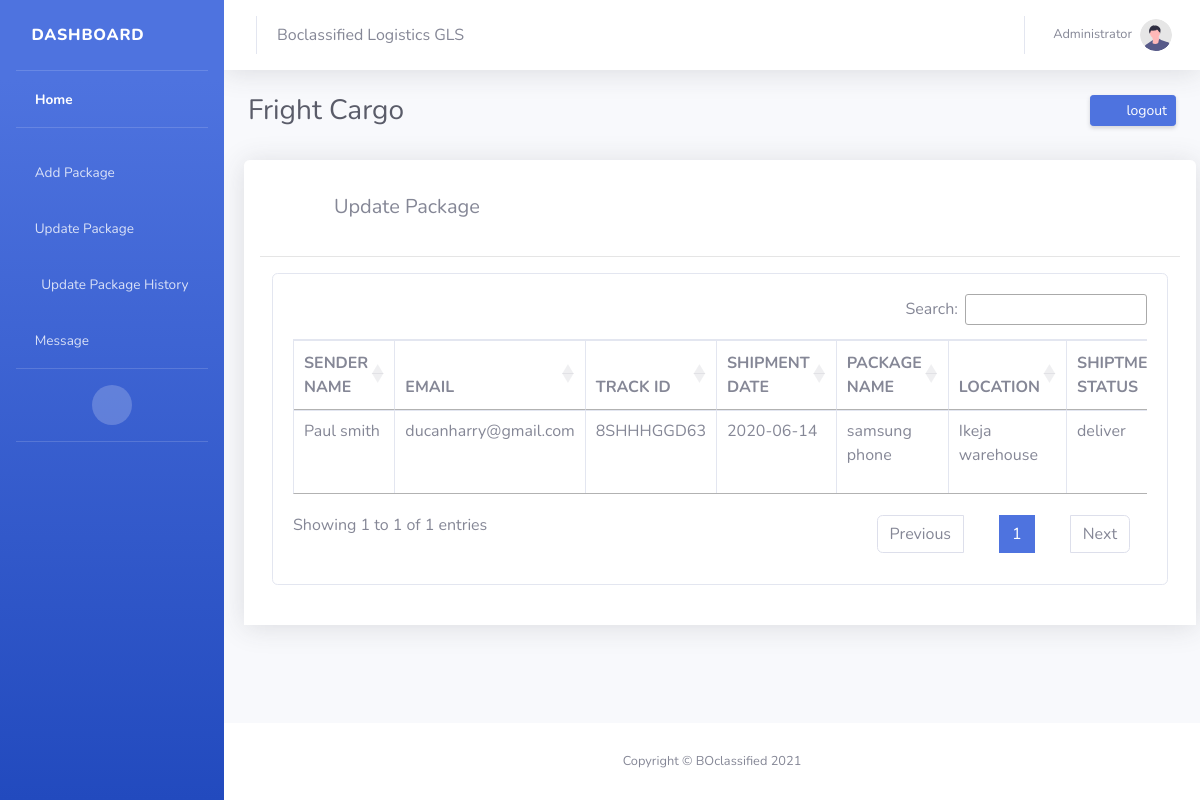
Screenshot of /admin/pages/card.php (signed in) with the database file from the repository.
### tables this page shows
CREATE TABLE `track` (
  `id` int(11) NOT NULL,
  `pname` varchar(100) NOT NULL,
  `shipdate` varchar(100) NOT NULL,
  `saddress` varchar(200) NOT NULL,
  `sname` varchar(200) NOT NULL,
  `raddress` varchar(200) NOT NULL,
  `rname` varchar(200) NOT NULL,
  `email` varchar(100) NOT NULL,
  `status` varchar(100) NOT NULL,
  `location` varchar(100) NOT NULL,
  `pdate` varchar(100) NOT NULL,
  `pid` varchar(100) NOT NULL,
  `edd` varchar(100) NOT NULL,
  `weight` varchar(100) NOT NULL,
  `servicetype` varchar(100) NOT NULL,
  `pdesc` varchar(100) NOT NULL,
  `qty` varchar(100) NOT NULL,
  `image` varchar(100) NOT NULL,
  `remark` varchar(100) NOT NULL
);

### admin/pages/card.php (the view, shortened to what this page needs)
<?php
if(isset($_SESSION['uid'])){
  include 'header.php';
}
else{
    header("location:../pages/login.php");
}
?>
  <link rel="stylesheet" type="text/css" href="https://cdn.datatables.net/1.10.19/css/jquery.dataTables.css">
  <link rel="stylesheet" href=" https://code.jquery.com/ui/1.12.1/themes/base/jquery-ui.css">
  <link rel="stylesheet" href=" https://cdn.datatables.net/1.10.19/css/dataTables.jqueryui.min.css">
  <link rel="stylesheet" href=" https://cdn.datatables.net/buttons/1.5.6/css/buttons.jqueryui.min.css">
  <link rel="stylesheet" href=" https://cdn.datatables.net/1.10.19/css/dataTables.bootstrap.min.css">
  <link rel="stylesheet" href=" https://cdn.datatables.net/buttons/1.5.6/css/buttons.bootstrap.min.css">
  <link rel="stylesheet" href="">
  </head>
  <body>
      <div class="container-fluid shadow h-100 py-2 rounded-top bg-white p-3 m-2" >
        <section class="section">
         <div class="d-sm-flex align-items-center justify-content-between mb-4">
            <h1><i class="fa fa-users ml-5" style="font-size:20px"></i> <span style="font-size:20px;">Update Package</span></h1>
          </div>
		  <hr>
          <div class="col-md-12 col-sm-12 col-sx-12">
                <div class="card mb-4">
          <div class="card-body">
               <div class="table-responsive" >
                     <table  class="table table-bordered bg-white" style="overflow-x: auto;overflow-y: hidden;" width="100%" cellspacing="0"  id="example">
                                    <thead>
                                        <tr>
                                            <th>SENDER NAME</th>
                                            <th>EMAIL</th>
                                             <th>TRACK ID</th>
                                            <th>SHIPMENT DATE </th>
                                            <th>PACKAGE NAME</th>
                                            <th>LOCATION </th>
                                            <th>SHIPTMENT STATUS</th>
                                        </tr>
                                    </thead>
                                    <tbody>
                                    <?php
                                    $sql= "SELECT * FROM track";
			  $result = mysqli_query($link,$sql);
			  if(mysqli_num_rows($result) > 0){
				  while($row = mysqli_fetch_assoc($result)){
				  ?>
                                        <tr class="odd gradeX">
                                      <form action="card.php" method="POST">
                                            <td><?php echo $row['sname'] ;?></td>
                                            <td><?php echo $row['email'];?></td>
                                            <td><?php echo $row['pid'];?></td>
                                            <td><?php echo $row['shipdate'];?></td>
                                                                                        <td><?php echo $row['pname'];?></td>
                                     <td><?php echo $row['location'];?></td>
                                        <td><?php echo $row['status'];?></td>
                                          </form>
                                        </tr>
<?php
          }
          }
?>
                                     </tbody>
                                </table>
                            </div>
                        </div>
      </div>
	  </div>
	  </div>
	   <footer class="sticky-footer bg-white mt-3">
                <div class="container my-auto">
                    <div class="copyright text-center my-auto">
                        <span>Copyright &copy; BOclassified 2021</span>
                    </div>
                </div>
            </footer>
  </body>
</html>

### rows the page displays
track: sname "Paul smith", email "ducanharry@gmail.com", pid "8SHHHGGD63", shipdate "2020-06-14", pname "samsung phone", location "Ikeja warehouse", status "deliver"
